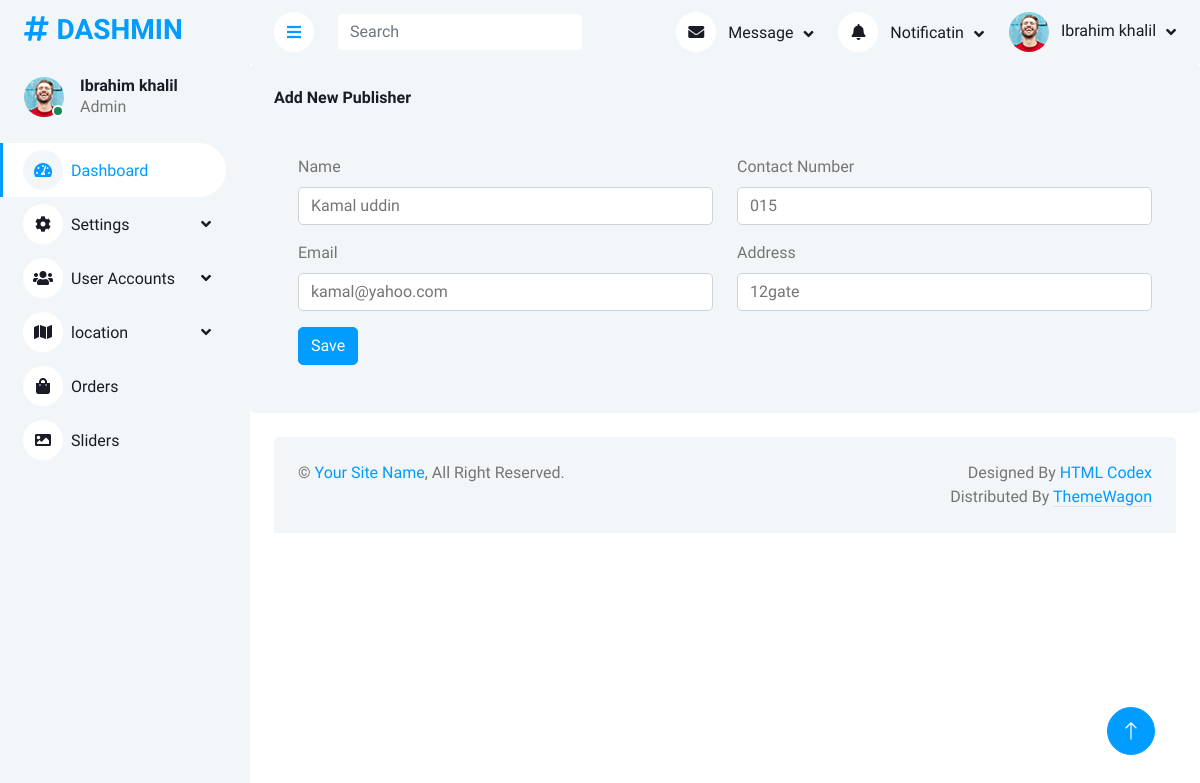
The app's page /admin/publisher_edit.php?id=2 (signed in) with its own data.
### tables this page shows
CREATE TABLE `publisher` (
  `id` int(11) NOT NULL,
  `name` varchar(250) DEFAULT NULL,
  `contact_no` varchar(15) DEFAULT NULL,
  `email` varchar(50) DEFAULT NULL,
  `address` varchar(15) DEFAULT NULL,
  `status` int(11) NOT NULL DEFAULT 1 COMMENT '1 active 0 deleted',
  `created_at` timestamp NULL DEFAULT NULL,
  `updated_at` timestamp NULL DEFAULT NULL,
  `created_by` int(11) DEFAULT NULL,
  `updated_by` int(11) DEFAULT NULL
);

### admin/include/connection.php (called while the page is built, shortened)
<?php
include 'class/crud.php';
$mysqli=new crud();

### admin/class/crud.php (called while the page is built, shortened)
<?php
    class crud{
        protected $host='localhost';
        protected $username='root';
        protected $password='';
        protected $database='library_management';
        protected $connect;
        function __construct(){
            $this->connect=new mysqli($this->host,$this->username,$this->password,$this->database);
        }
        public function common_select($table,$fields='*',$where=false,$sort='id',$sort_type='desc',$offset=false,$limit=false){
            $data=[];
            $error=0;
            $error_msg="";
            $sql="select $fields from $table";
            $sql.=" where status=1 ";
            if($where){
                $sql.=" and ";
                $i=0;
                foreach($where as $k=>$v){
                    $sql.="$k='$v'";
                }
            }
            $sql.=" order by $sort $sort_type";
            $result=$this->connect->query($sql);
            if($result){
                if($result->num_rows > 0){
                    while($r=$result->fetch_object()){
                        array_push($data,$r);
                    }
                }else{
                    $error=1;
                    $error_msg="No data available";
                }
            }else{
                $error=1;
                $error_msg=$this->connect->error;
            }
            return array('data'=>$data,'error'=>$error,'error_msg'=>$error_msg);
        }
    }

### admin/publisher_edit.php (the view, shortened to what this page needs)
<?php include 'include/header.php'; ?>
<?php include 'include/sidebar.php'; ?>
<?php include 'include/topbar.php'; ?>
<?php
    $where['id'] = $_GET['id'];
    $publisher = $mysqli->common_select("publisher",'*',$where);
    $data=[];
    if (!$publisher['error']) {
        $data=$publisher['data'][0];
    }
?>
<div class="col-sm-12">
    <div class="bg-light rounded h-100 p-4">
        <h6 class="mb-4">Add New Publisher</h6>
        <div class="row g-4">
            <div class="col-sm-12">
                <div class="bg-light rounded h-100 p-4">
                    <form method="post" action="">
                        <div class="row">
                            <div class="col-sm-6">
                                <div class="mb-3">
                                    <label for="name" class="form-label">Name</label>
                                    <input type="text" value="<?= $data->name ?>" class="form-control" id="name" name="name">
                                </div>
                            </div>
                            <div class="col-sm-6">
                                <div class="mb-3">
                                    <label for="contact_no" class="form-label">Contact Number</label>
                                    <input type="text" value="<?= $data->contact_no ?>" class="form-control" id="contact_no" name="contact_no">
                                </div>
                            </div>
                            <div class="col-sm-6">
                                <div class="mb-3">
                                    <label for="email" class="form-label">Email</label>
                                    <input type="text" value="<?= $data->email ?>" class="form-control" id="email" name="email">
                                </div>
                            </div>
                            <div class="col-sm-6">
                                <div class="mb-3">
                                    <label for="address" class="form-label">Address</label>
                                    <input type="text" value="<?= $data->address ?>" class="form-control" id="address" name="address">
                                </div>
                            </div>
                        </div>
                        <button type="submit" class="btn btn-primary">Save</button>
                    </form>
                </div>
            </div>
        </div>
    </div>
</div>
<?php include 'include/footer.php'; ?>

### admin/assets/css/style.css (style rules this page uses)
:root { --primary: #009CFF; --light: #F3F6F9; --dark: #191C24; }
.btn { transition: .5s; }
.btn.btn-primary { color: #FFFFFF; }

### records on screen
publisher: name "Kamal uddin", contact_no "015", email "kamal@yahoo.com", address "12gate"

### other values on screen
$_SESSION['user']->name "Ibrahim khalil"
